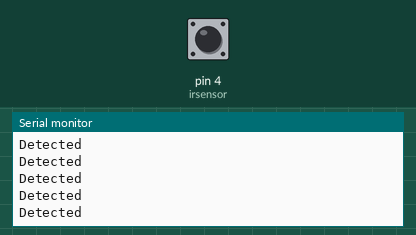
The sketch below on a simulated Arduino Uno, built with avr-gcc and run on an emulated ATmega328P. Parts: the last lines printed to the serial monitor. The inputs (shaded band) are chosen by the test bench; at power-on: pin 4 (irsensor) HIGH.

Above: at 1.2 s.
1.3 s: pin 4 (irsensor) driven LOW
At 2.2 s:
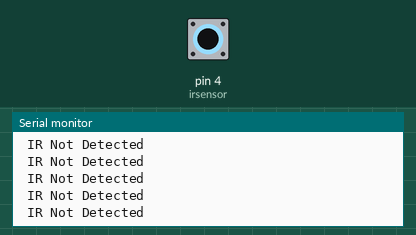
3.2 s: pin 4 (irsensor) driven HIGH
At 3.8 s:
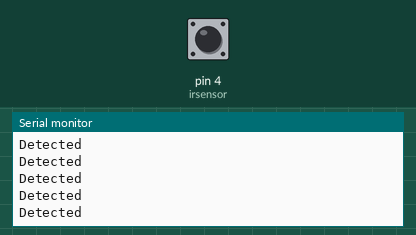
6.2 s: pin 4 (irsensor) driven LOW
At 7.2 s:
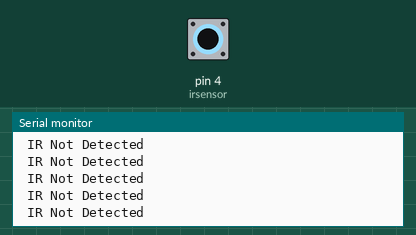
9.2 s: pin 4 (irsensor) driven HIGH
At 10.2 s:
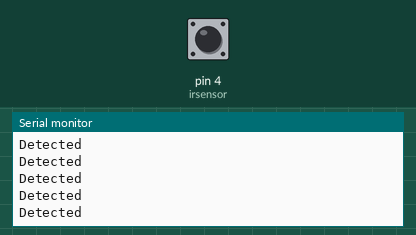
12.2 s: pin 4 (irsensor) driven LOW
At 12.8 s:
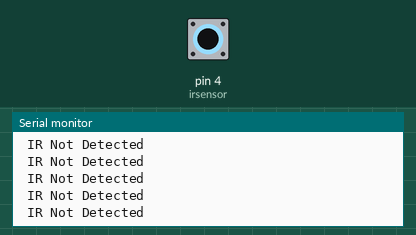

The sketch:

irsensor.ino
```cpp
#define irsensor 4
void setup(){
  Serial.begin(9600);
}
void loop(){
  int adishar=digitalRead(irsensor);
  if(adishar==LOW){
    Serial.println(" IR Not Detected");
  }
  else{
    Serial.println("Detected");
  }
}
```

Measured:
- after the input at 1.3 s, the serial monitor: prints a new line after 0.07 s (image 1)
